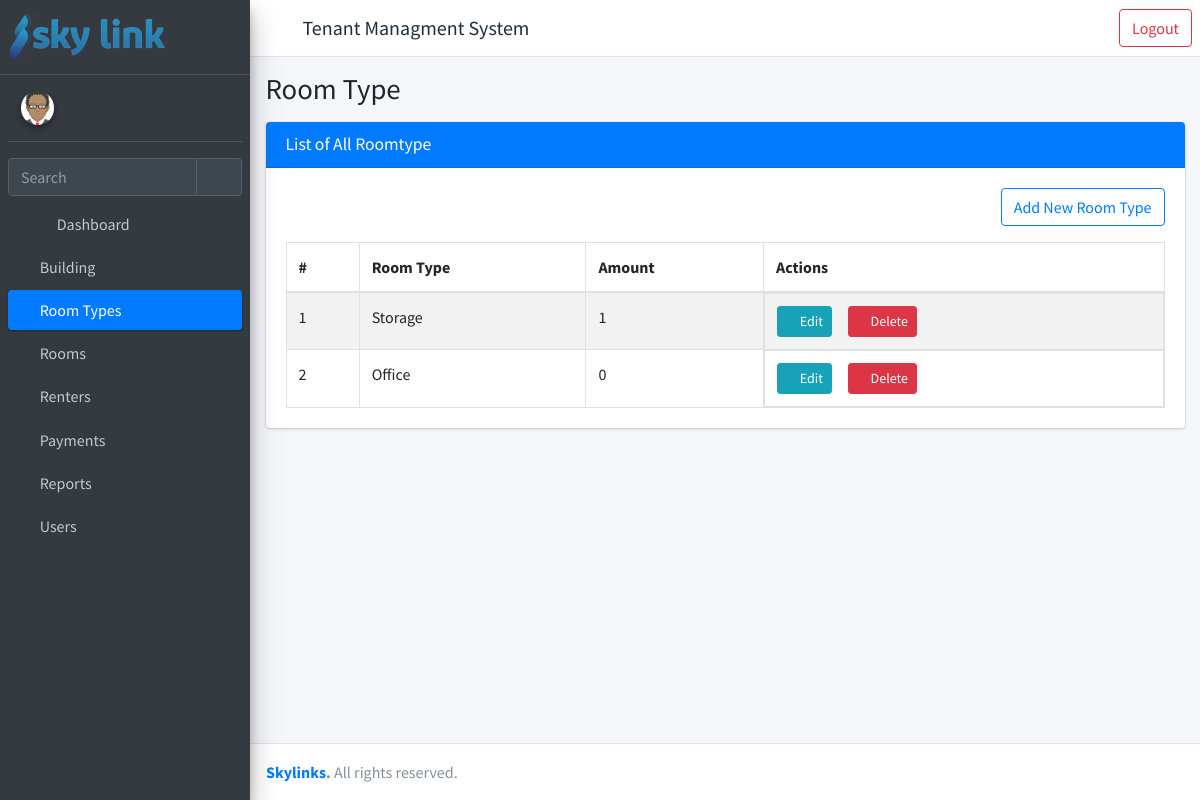
/list-roomtype/ (signed in), run on an earlier commit of the app's database.
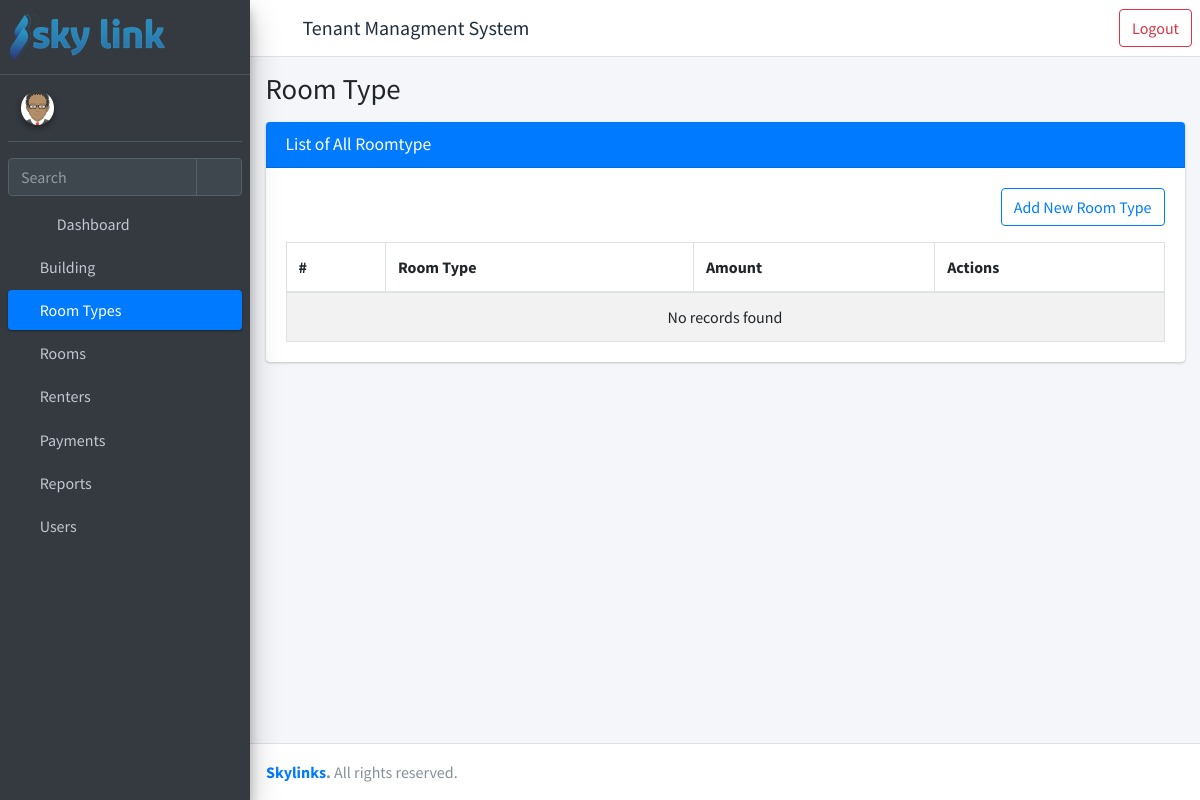
And on a later commit of the database.
### rent/models.py (models this page shows, shortened)
class RoomType(models.Model):
    room_type = models.CharField(_("Room Type"), max_length=50)

### rent/views.py (the view)
# urls.py: path("list-roomtype/", views.RoomTypeListView.as_view(), name="list-roomtypes"),
class RoomTypeListView(LoginRequiredMixin, RoomTypeViewPermissionMixin, ListView):
    model = RoomType
    template_name = "rent/list-roomtype.html"
    def get_context_data(self, **kwargs):
        context = super().get_context_data(**kwargs)
        context["title"] = "Room Type"
        context["open"] = "roomtype"
        context['obj_model'] = "roomtype"
        return {**context, **permissions(self.request)}

### templates/rent/list-roomtype.html (shortened to what this page needs)
{% extends 'rent/homepage.html' %}
{% load static %}
{% block main_page %}
<div class="content">
    <div class="container-fluid">
        <div class="card">
            <div class="card-header bg-primary">
                <h3 class="card-title ">List of All {{ obj_model.capitalize }}</h3>
            </div>
            <div class="card-body">
                <a class="btn btn-outline-primary float-right mb-3"
                href="{% url 'register-roomtype' %}">Add New Room Type</a>
                <table id="example1" class="table table-bordered table-striped" width="100%">
                    <thead>
                            <tr>
                                <th>#</th>
                                <th>Room Type</th>
                                <th>Amount</th>
                                <th>Actions</th>
                            </tr>
                        </thead>
                        <tbody>
                        {% if object_list.count > 0 %}
                            {% for data in object_list %}
                                <tr>
                                    <td>{{ forloop.counter }}</td>
                                    <td>{{ data.room_type }}</td>
                                    <td>{{ data.room_set.count }}</td>
                                    <td class="product-action d-flex">
                                        {% if roomtype_change_permission %}
                                        <a class="btn btn-info btn-sm mr-3" href="{% url 'update-roomtype' pk=data.id %}">
                                            <i class="fas fa-pencil-alt">
                                            </i>
                                            Edit
                                        </a>
                                        {% endif %}
                                        {% if roomtype_delete_permission %}
                                        <a class="btn btn-danger btn-sm mr-3" href="{% url 'delete-roomtype' pk=data.id %}">
                                            <i class="fas fa-trash">
                                            </i>
                                            Delete
                                        </a>
                                        {% endif %}
                                    </td>
                                </tr>
                            {% endfor %}
                        {% else %}
                                <tr>
                                    <td colspan="4" class="dataTables_empty text-center" valign="top">No records found</td>
                                </tr>
                        {% endif %}
                            </tbody>
                        </table>
                    </div>
                </div>
            </div>
        </div>
        {% endblock main_page %}
        {% block scripts %}
        {% load static %}
        {% endblock scripts %}

What changed in the data, as far as the page shows it:
removed RoomType: room_type "Storage", room_set.count "1"
removed RoomType: room_type "Office", room_set.count "0"
Also different on the page:
text now shown: "No records found"
